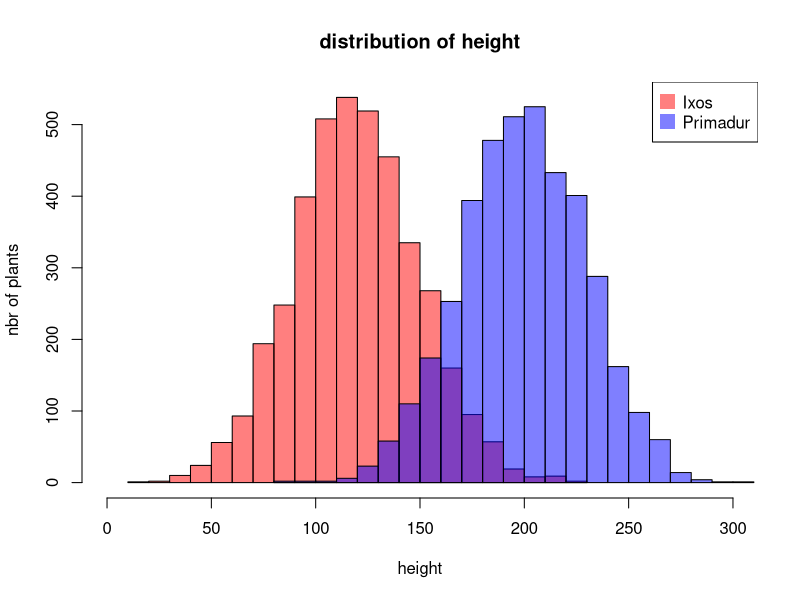

Generate this figure with R:
## ---- chunk 1
Ixos <- rnorm(4000, 120, 30)
Primadur <- rnorm(4000, 200, 30)

hist(Ixos, breaks = 30, xlim = c(0, 300), col = rgb(1, 0, 0, 0.5), xlab = "height",
     ylab = "nbr of plants", main = "distribution of height")
hist(Primadur, breaks = 30, xlim = c(0, 300), col = rgb(0, 0, 1, 0.5), add = T)
legend("topright", legend = c("Ixos", "Primadur"), col = c(rgb(1, 0, 0, 0.5),
                                                           rgb(0, 0, 1, 0.5)), pt.cex = 2, pch = 15)
